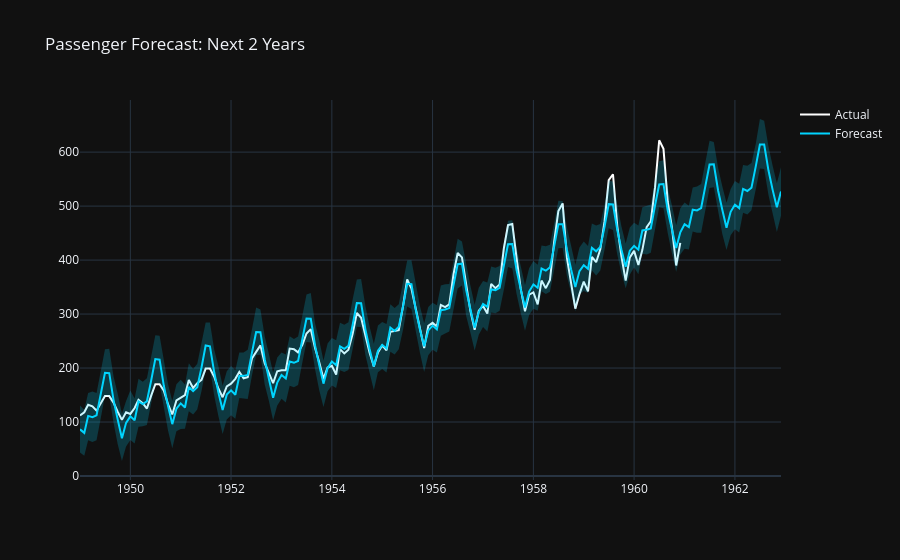

The cell this chart's notebook holds for it:
### Markdown cell above
## 6. Visualizing the Forecast
The light blue area represents the uncertainty (the range where the value is likely to fall).

### Code cell
fig = go.Figure()

# Actual Data
fig.add_trace(go.Scatter(x=df_prophet['ds'], y=df_prophet['y'], name='Actual', mode='lines', line=dict(color='white')))

# Forecast Data
fig.add_trace(go.Scatter(x=forecast['ds'], y=forecast['yhat'], name='Forecast', mode='lines', line=dict(color='#00D4FF')))

# Uncertainty Interval
fig.add_trace(go.Scatter(
    x=forecast['ds'].tolist() + forecast['ds'].tolist()[::-1],
    y=forecast['yhat_upper'].tolist() + forecast['yhat_lower'].tolist()[::-1],
    fill='toself',
    fillcolor='rgba(0, 212, 255, 0.2)',
    line=dict(color='rgba(255,255,255,0)'),
    hoverinfo="skip",
    showlegend=False
))

fig.update_layout(title='Passenger Forecast: Next 2 Years', template='plotly_dark')
fig.show()

### Figure 1 — Plotly figure (JSON) as saved in the notebook; plotly's stock layout.template omitted (floating-point values rounded to 4 significant figures; data arrays with more than 128 entries replaced by an {"elided": "..."} marker saying what was removed)
{"data": [{"line": {"color": "white"}, "mode": "lines", "name": "Actual", "type": "scatter", "x": {"elided": "144 str values"}, "y": {"elided": "144 int values"}}, {"line": {"color": "#00D4FF"}, "mode": "lines", "name": "Forecast", "type": "scatter", "x": {"elided": "168 str values"}, "y": {"elided": "168 float values"}}, {"fill": "toself", "fillcolor": "rgba(0, 212, 255, 0.2)", "hoverinfo": "skip", "line": {"color": "rgba(255,255,255,0)"}, "showlegend": false, "type": "scatter", "x": {"elided": "336 str values"}, "y": {"elided": "336 float values"}}], "layout": {"title": {"text": "Passenger Forecast: Next 2 Years"}}}
